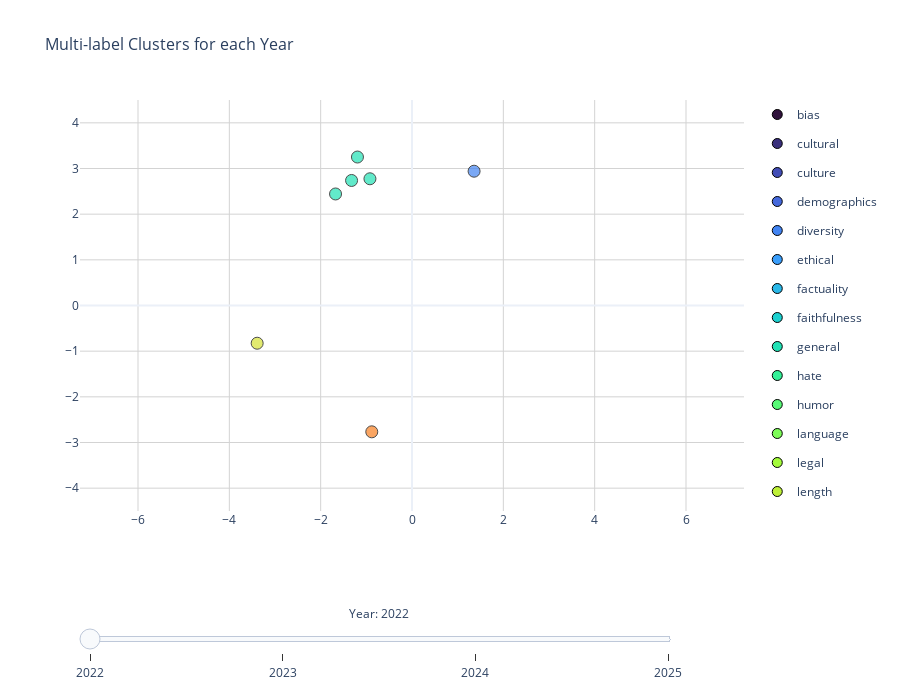

Notebook cell for this chart:
### Code cell
# Create figure
slider_fig = go.Figure()

# Add invisible legend traces first
for label in unique_labels:
    slider_fig.add_trace(
        go.Scatter(
            x=[None],  # No actual data
            y=[None],
            mode='markers',
            marker=dict(
                size=10,
                color=label_colors[label],
                line=dict(color='black', width=1)
            ),
            legendgroup=label,
            showlegend=True,
            name=label
        )
    )

num_legend_traces = len(unique_labels)

# Add traces for each label and year combination
for year in unique_years:
    for label in unique_labels:
        indices = [i for i, lbls in enumerate(labels_list) if label in lbls and years[i] == year]
        
        if len(indices) > 0:
            cluster_points = positions[indices]
            
            # Create hover text
            hover_texts = []
            for i in indices:
                paper = "<br>".join(wrap(df.iloc[i]['title'], width=50))
                all_labels = ', '.join(labels_list[i])
                paper_id = df.iloc[i]['ID']
                hover_texts.append(f"Paper: {paper}<br>ID: {paper_id}<br>Subtopics: {all_labels}<br>Year: {year}")
            
            slider_fig.add_trace(
                go.Scatter(
                    x=cluster_points[:, 0],
                    y=cluster_points[:, 1],
                    mode='markers',
                    marker=dict(
                        size=12,
                        color=label_colors[label],
                        opacity=0.7,
                        line=dict(color='black', width=1)
                    ),
                    name=f'{label}',
                    legendgroup=label,
                    showlegend=False,  # Don't show in legend (using invisible traces)
                    hovertext=hover_texts,
                    hoverinfo='text',
                    visible=False  # Start with all hidden
                )
            )

# Create slider steps
steps = []

# Build visibility mapping for each year
trace_idx = num_legend_traces  # Start after legend traces
year_trace_map = {}  # Maps year to list of trace indices

for year in unique_years:
    year_trace_map[year] = []
    for label in unique_labels:
        indices = [i for i, lbls in enumerate(labels_list) if label in lbls and years[i] == year]
        if len(indices) > 0:
            year_trace_map[year].append(trace_idx)
            trace_idx += 1

# Add step for each year
for year in unique_years:
    # Create visibility array: legend traces always visible, data traces only for this year
    visible = [True] * num_legend_traces  # Legend traces always visible
    
    # Add visibility for all data traces
    total_data_traces = len(slider_fig.data) - num_legend_traces
    visible.extend([False] * total_data_traces)
    
    # Set visible=True only for this year's traces
    for trace_idx in year_trace_map[year]:
        visible[trace_idx] = True
    
    steps.append(dict(
        method="update",
        args=[{"visible": visible},
            #   {"title": f"Multi-label Clusters - Year {year}"}
        ],
        label=str(year)
    ))

if len(steps) > 0:
    first_step_visible = steps[0]['args'][0]['visible']
    for i, trace in enumerate(slider_fig.data):
        trace.visible = first_step_visible[i]

# # Add "All Years" as first step
# all_visible = [True] * len(slider_fig.data)
# steps.insert(0, dict(
#     method="update",
#     args=[{"visible": all_visible},
#           {"title": "Multi-label Clusters (All Years)"}],
#     label="All"
# ))

# Create slider
sliders = [dict(
    active=0,
    yanchor="top",
    y=-0.1,
    xanchor="left",
    x=0.0,
    currentvalue=dict(
        prefix="Year: ",
        visible=True,
        xanchor="center"
    ),
    pad=dict(b=10, t=50),
    len=0.9,
    steps=steps
)]

# Update layout with slider
slider_fig.update_layout(
    height=700,
    width=900,
    title_text="Multi-label Clusters for each Year",
    title_font_size=16,
    hovermode='closest',
    template='plotly_white',
    sliders=sliders,
    xaxis=dict(
        range=[-4.5, 4.5],
        title='',
        showgrid=True,
        gridcolor='lightgray'
    ),
    yaxis=dict(
        range=[-4.5, 4.5],
        title='',
        showgrid=True,
        gridcolor='lightgray',
        scaleanchor="x",
        scaleratio=1
    ),
    showlegend=True
)

slider_fig.show()
